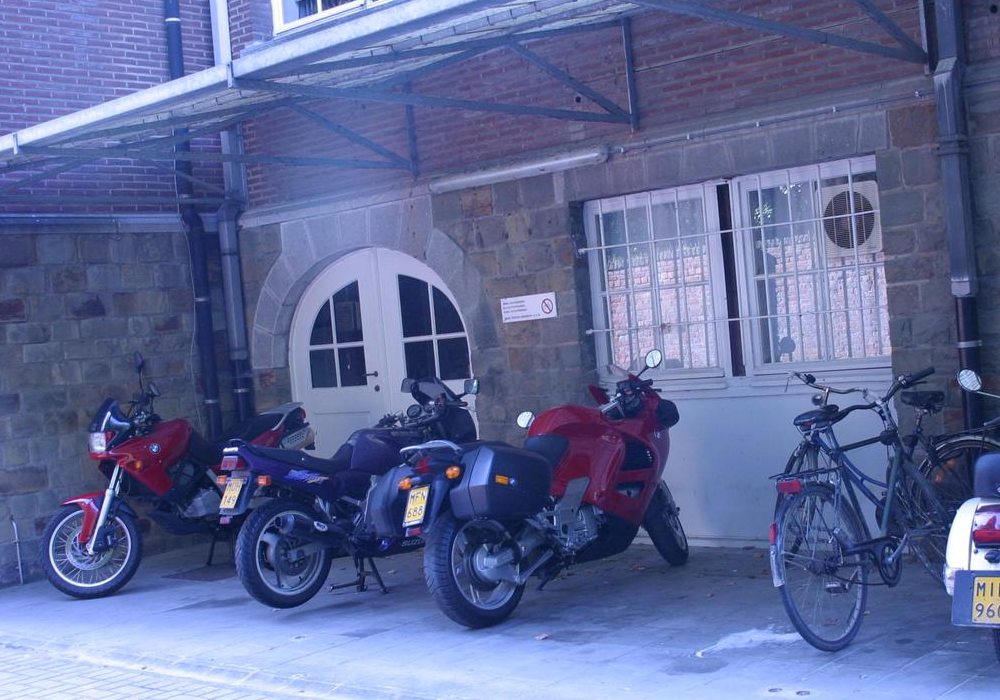
#> input picture image_source/bikes1.png, 1000 x 700 px
$ python -i detect_features.py   (imports and definitions only)   (Python 2 division)   (older library calls are emulated)
#> lines starting #> are read from the running program, lines starting #| are printed output that depends on the picture
### nonmaxsuppts.py
from scipy.ndimage import filters, interpolation
import numpy as np
import cv2
import matplotlib.pyplot as plt


def nonmaxsuppts(cim,radius,threshold):
    # Extract local maxima by performing a grey scale morphological
    # dilation and then finding points in the corner strength image that
    # match the dilated image and are also greater than the threshold.
    # non-maximum suppression in radius x radius regions

    h, w = cim.shape[0:2]
    cap_length = 1000

    maxH = filters.maximum_filter(cim, (radius,radius))

    cim = cim * (cim == maxH)
    cim = cim * (cim > threshold)


    # sort points by strength and find their positions
    sortIdx = np.argsort(cim.flatten())[::-1]

    count = 0
    for row in range(0,cim.shape[0]):
        for col in range(0,cim.shape[1]):
            if cim[row,col]:
                count += 1

    sortIdx = sortIdx[0:min(count,cap_length)]
    yy = sortIdx / w
    xx = sortIdx % w

    ret_list = list()
    for i in range(0,len(sortIdx)):
        ret_list.append((yy[i],xx[i]))
    return ret_list # THIS IS OF TYPE   list<tuples>

### detect_features.py
import cv2
import numpy as np
import math
import matplotlib.pyplot as plt
import nonmaxsuppts


def detect_features(image):
    imgNew = image.copy()
    imgNew = cv2.cvtColor(imgNew, cv2.COLOR_RGB2GRAY)
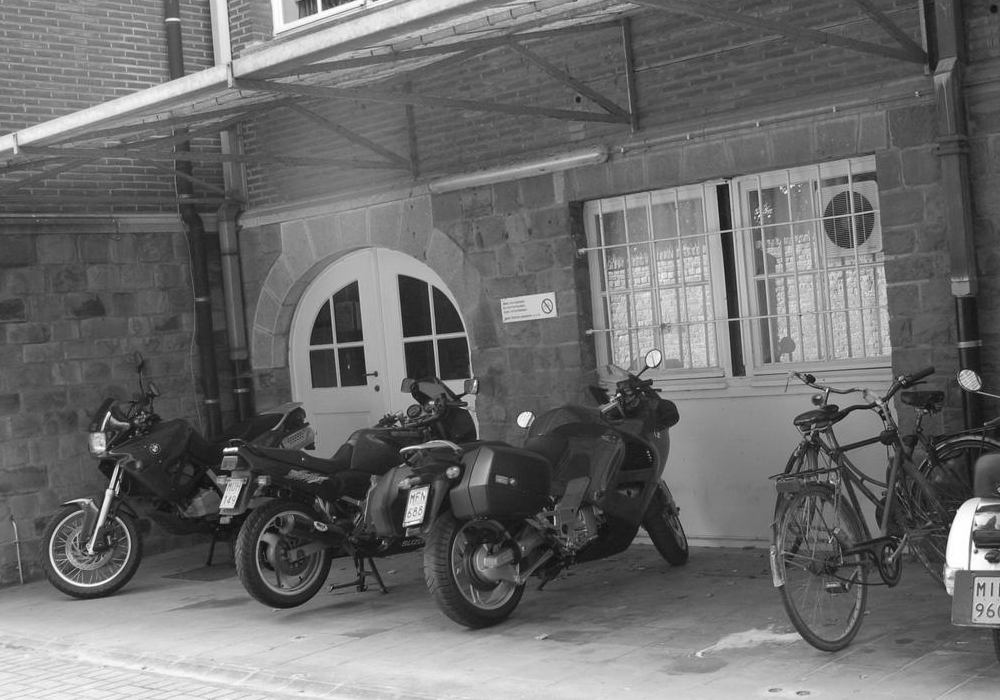
#> imgNew: shape (700, 1000); min 5, max 255, mean 107.3
    row, col = imgNew.shape
#> row = 700; col = 1000
    imgNew = cv2.GaussianBlur(imgNew, (5,5), 0)

    sobelCol = np.array([[1, 0, -1], [2, 0, -2], [1, 0, -1]])
    sobelRow = np.array([[-1, -2, -1], [0, 0, 0], [1, 2, 1]])


    gradMatCol = cv2.filter2D(src = imgNew, ddepth = cv2.CV_64F, kernel = sobelCol)
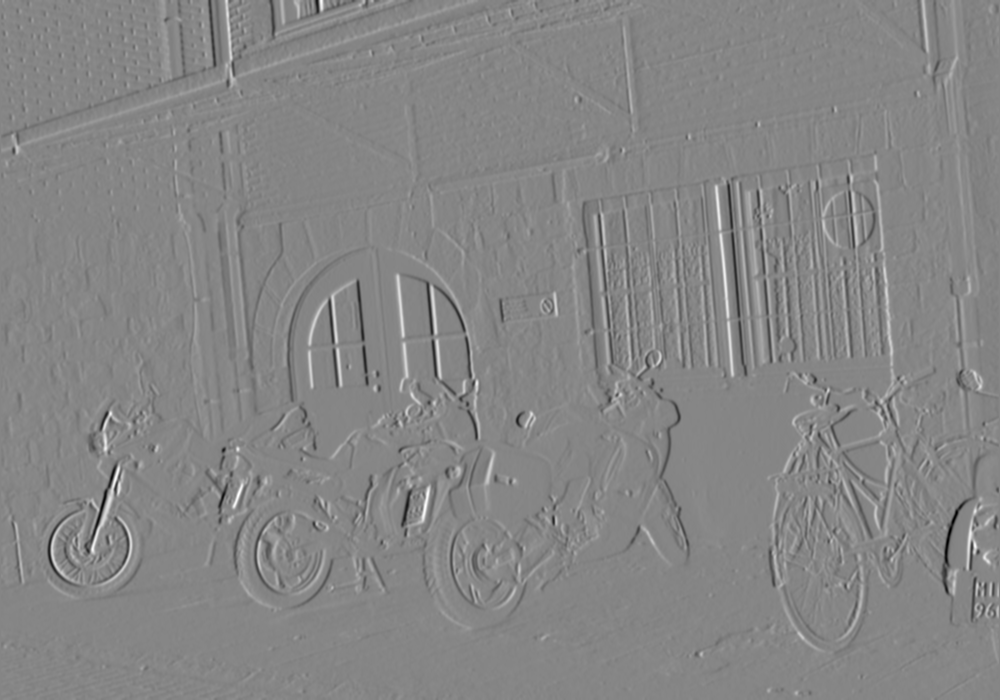
#> gradMatCol: shape (700, 1000) float64; min -483, max 438, mean 0.3; drawn with min black and max white
    gradMatRow = cv2.filter2D(src = imgNew, ddepth = cv2.CV_64F, kernel = sobelRow)
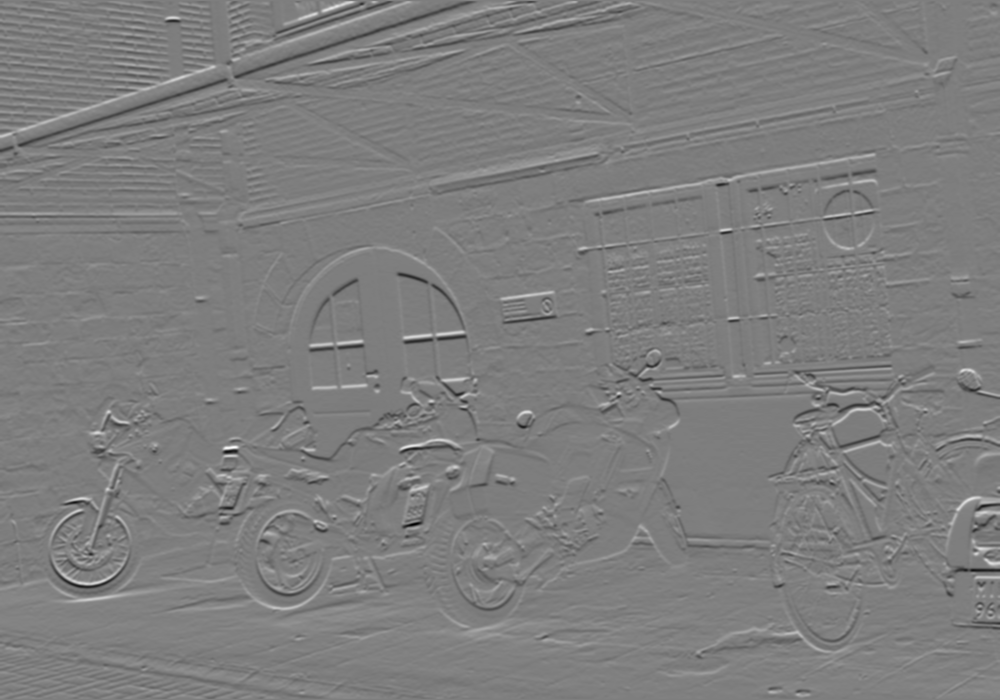
#> gradMatRow: shape (700, 1000) float64; min -474, max 485, mean 1; drawn with min black and max white

    Ixx = gradMatCol**2
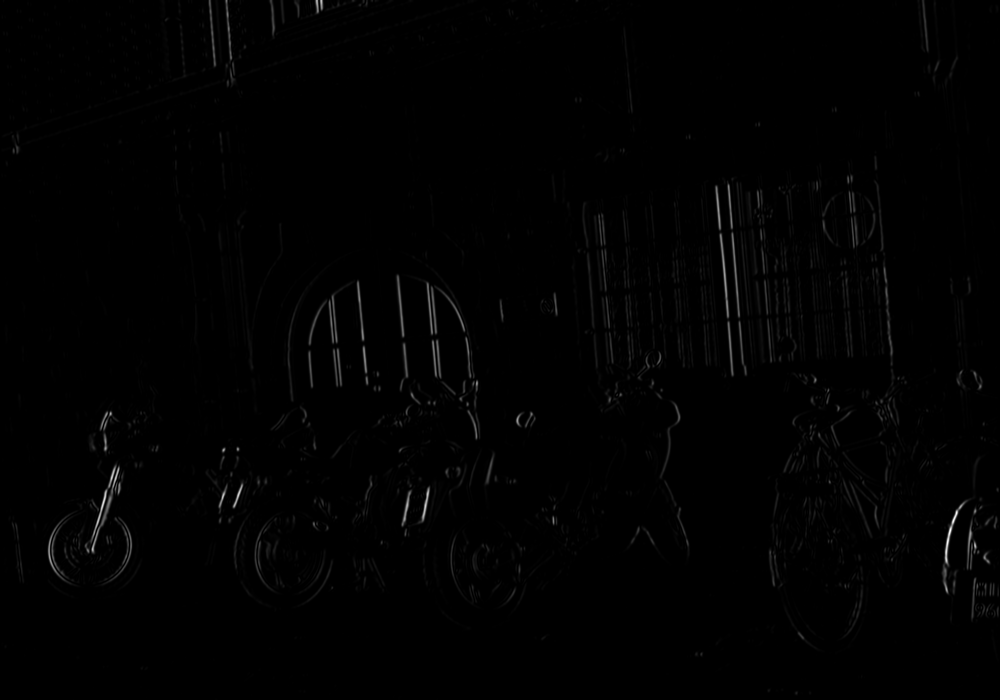
#> Ixx: shape (700, 1000) float64; min 0, max 233289, mean 1713; drawn with min black and max white
    Iyy = gradMatRow**2
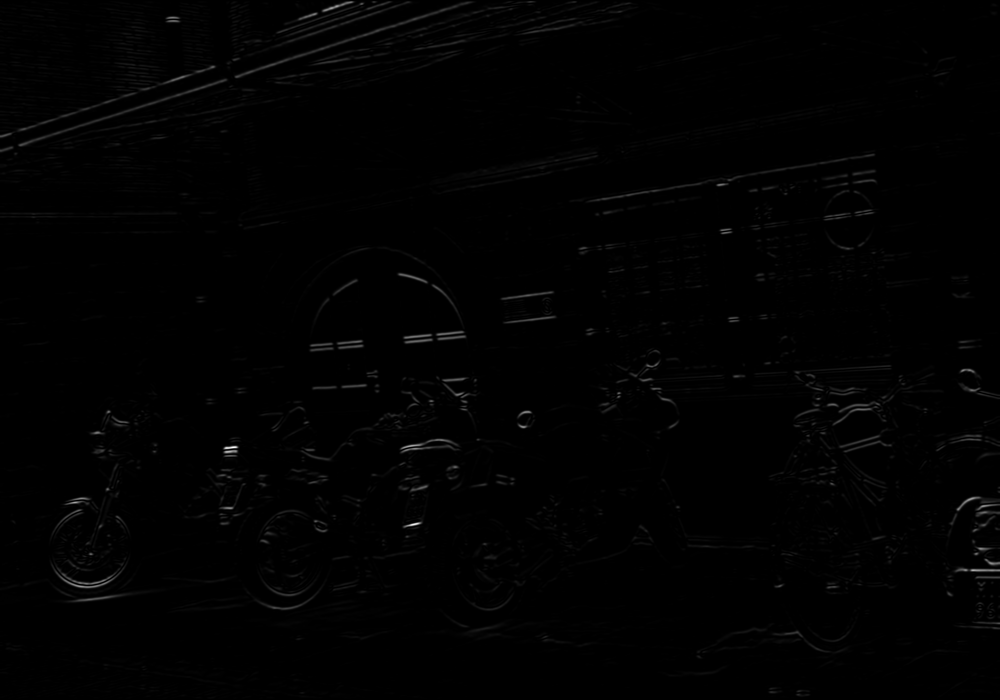
#> Iyy: shape (700, 1000) float64; min 0, max 235225, mean 1686.5; drawn with min black and max white
    Ixy = gradMatCol*gradMatRow
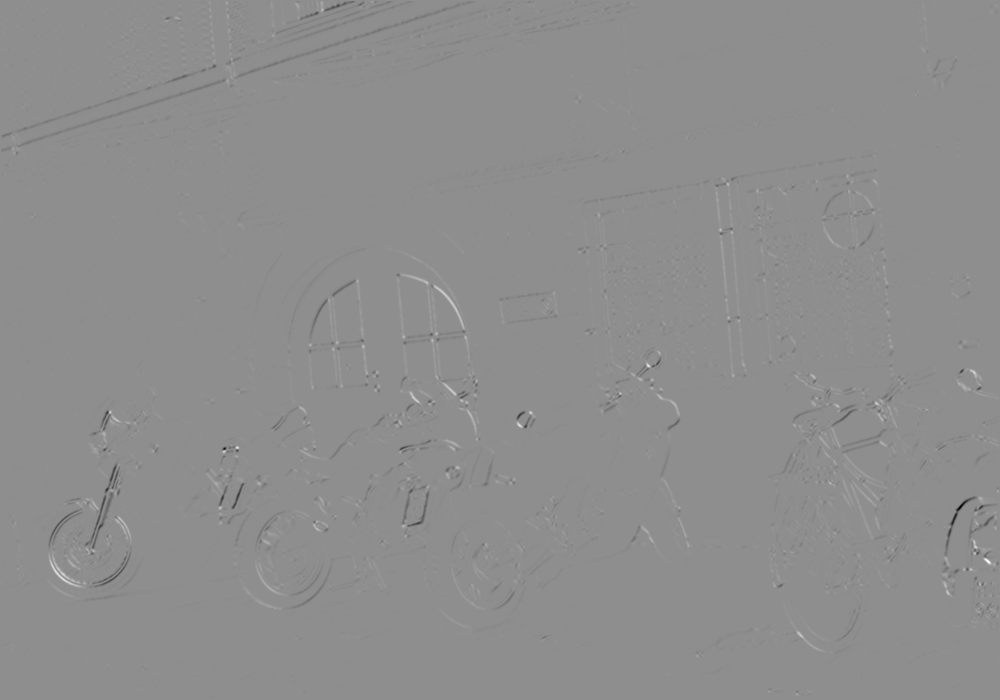
#> Ixy: shape (700, 1000) float64; min -114665, max 90843, mean -138.6; drawn with min black and max white


    cornernessMat = np.zeros((row, col), np.float64)
    for y in range(1, row - 1):
        for x in range(1, col - 1):
            windowIxx = Ixx[y - 1:y + 1 + 1, x - 1:x + 1 + 1]
            windowIxy = Ixy[y - 1:y + 1 + 1, x - 1:x + 1 + 1]
            windowIyy = Iyy[y - 1:y + 1 + 1, x - 1:x + 1 + 1]
            Sxx = windowIxx.sum()
            Sxy = windowIxy.sum()
            Syy = windowIyy.sum()
            det = (Sxx * Syy) - (Sxy ** 2)
            trace = Sxx + Syy
            cornernessMat[y,x] = det - 0.04 * (trace ** 2)

    temp = np.amax(cornernessMat)
#> temp = 2.2e+11
    pixel_coords = nonmaxsuppts.nonmaxsuppts(cornernessMat,10,temp*0.1) #0.06
#> in nonmaxsuppts, `sortIdx = sortIdx[0:min(count,cap_length)]`: sortIdx = 53 values, max 584981 at index 29, min 9323 at index 5, mean 396451.4
#> in nonmaxsuppts, `yy = sortIdx / w`: yy = 53 values, max 584 at index 29, min 9 at index 5, mean 396
#> in nonmaxsuppts, `xx = sortIdx % w`: xx = 53 values, max 985 at index 6, min 92 at index 8, mean 489.2
#> the loop in nonmaxsuppts, `for i in range(0,len(sortIdx)):` made 53 passes
#> after the loop in nonmaxsuppts, `for i in range(0,len(sortIdx)):`: ret_list = 53 pairs, first value 9 to 584, second value 92 to 985
#> pixel_coords has the same summary as ret_list in nonmaxsuppts
    print len(pixel_coords)
#| 53


    return pixel_coords

# [10 lines of commented-out code are left out]

>>> import cv2
>>> picture = cv2.cvtColor(cv2.imread('image_source/bikes1.png'), cv2.COLOR_BGR2RGB)
>>> result = detect_features(picture)
#> result has the same summary as ret_list in nonmaxsuppts

$ run again, on image_source/bikes2.png
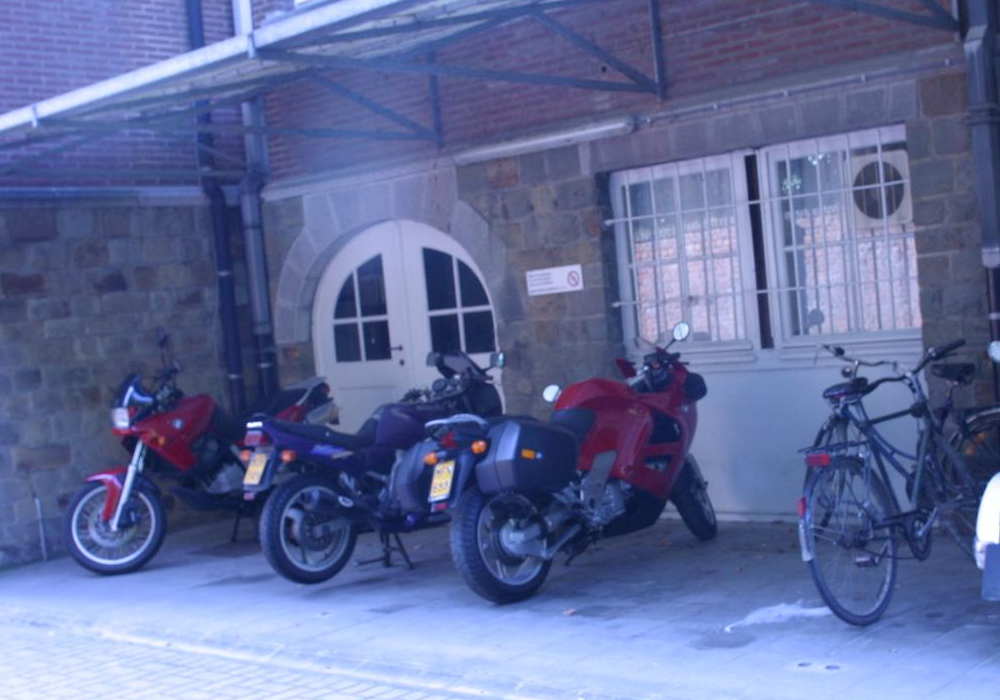
#> input picture image_source/bikes2.png, 1000 x 700 px
#> in detect_features, `Ixx = gradMatCol**2`:
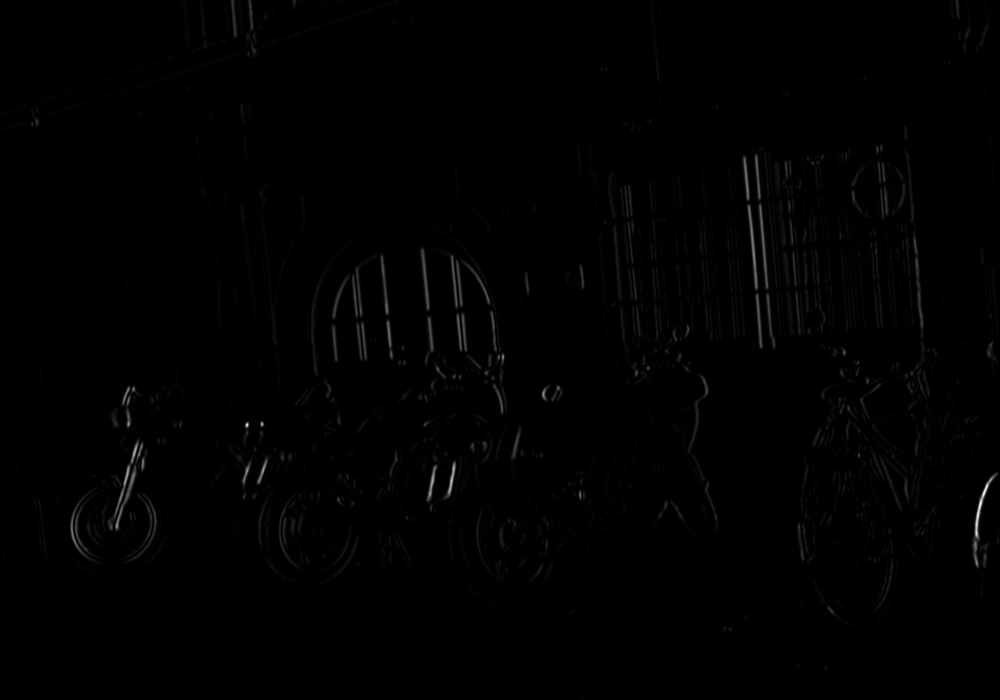
#> Ixx: shape (700, 1000) float64; min 0, max 171396, mean 1059.5; drawn with min black and max white
#> in detect_features, `Ixy = gradMatCol*gradMatRow`:
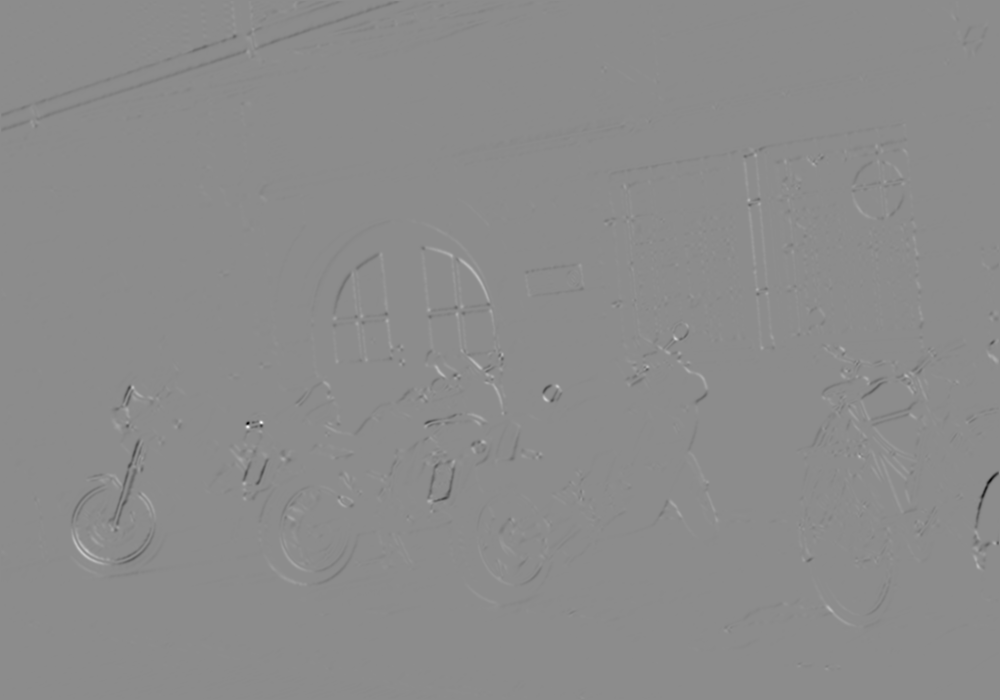
#> Ixy: shape (700, 1000) float64; min -89701, max 73377, mean -76.5; drawn with min black and max white
#> temp = 1.41e+11
#> sortIdx = [424248, 423260, 387131, 368647, 354501, 424426, 199749]
#> yy = [424, 423, 387, 368, 354, 424, 199]
#> xx = [248, 260, 131, 647, 501, 426, 749]
#> the loop in nonmaxsuppts, `for i in range(0,len(sortIdx)):` made 7 passes
#> after the loop in nonmaxsuppts, `for i in range(0,len(sortIdx)):`: ret_list = [(424, 248), (423, 260), (387, 131), (368, 647), (354, 501), (424, 426), (199, 749)]
#> pixel_coords has the same summary as ret_list in nonmaxsuppts
#| 7
#> result has the same summary as ret_list in nonmaxsuppts
